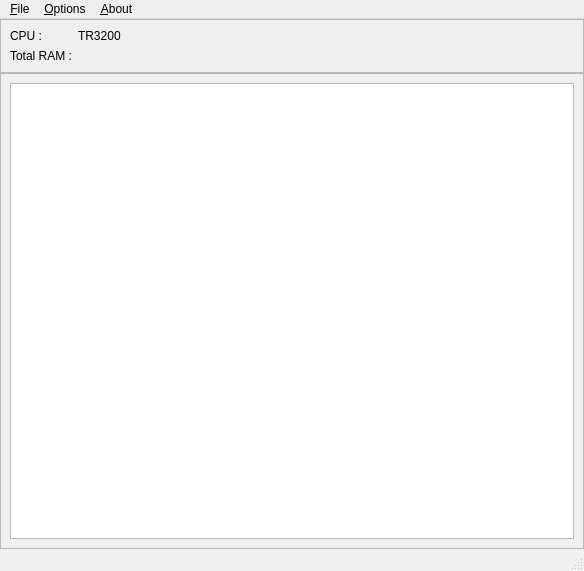
<?xml version="1.0" encoding="UTF-8"?>
<ui version="4.0">
 <class>MainWindow</class>
 <widget class="QMainWindow" name="MainWindow">
  <property name="geometry">
   <rect>
    <x>0</x>
    <y>0</y>
    <width>584</width>
    <height>571</height>
   </rect>
  </property>
  <property name="windowTitle">
   <string>MainWindow</string>
  </property>
  <widget class="QWidget" name="centralwidget">
   <layout class="QVBoxLayout" name="verticalLayout">
    <property name="spacing">
     <number>0</number>
    </property>
    <property name="leftMargin">
     <number>0</number>
    </property>
    <property name="topMargin">
     <number>0</number>
    </property>
    <property name="rightMargin">
     <number>0</number>
    </property>
    <property name="bottomMargin">
     <number>0</number>
    </property>
    <item>
     <widget class="QFrame" name="frame">
      <property name="sizePolicy">
       <sizepolicy hsizetype="Preferred" vsizetype="Minimum">
        <horstretch>0</horstretch>
        <verstretch>0</verstretch>
       </sizepolicy>
      </property>
      <property name="frameShape">
       <enum>QFrame::StyledPanel</enum>
      </property>
      <property name="frameShadow">
       <enum>QFrame::Raised</enum>
      </property>
      <layout class="QFormLayout" name="formLayout">
       <property name="fieldGrowthPolicy">
        <enum>QFormLayout::AllNonFixedFieldsGrow</enum>
       </property>
       <item row="0" column="0">
        <widget class="QLabel" name="lbl_l_CPU">
         <property name="text">
          <string>CPU :</string>
         </property>
        </widget>
       </item>
       <item row="0" column="1">
        <widget class="QLabel" name="lbl_cpu">
         <property name="text">
          <string>TR3200</string>
         </property>
        </widget>
       </item>
       <item row="1" column="0">
        <widget class="QLabel" name="lbl_l_ram">
         <property name="text">
          <string>Total RAM :</string>
         </property>
        </widget>
       </item>
       <item row="1" column="1">
        <widget class="QLabel" name="lbl_ram">
         <property name="text">
          <string/>
         </property>
        </widget>
       </item>
      </layout>
     </widget>
    </item>
    <item>
     <widget class="QFrame" name="frame_2">
      <property name="sizePolicy">
       <sizepolicy hsizetype="Preferred" vsizetype="MinimumExpanding">
        <horstretch>0</horstretch>
        <verstretch>1</verstretch>
       </sizepolicy>
      </property>
      <property name="frameShape">
       <enum>QFrame::StyledPanel</enum>
      </property>
      <property name="frameShadow">
       <enum>QFrame::Raised</enum>
      </property>
      <layout class="QGridLayout" name="gridLayout">
       <item row="0" column="0">
        <widget class="QListView" name="listView">
         <property name="sizePolicy">
          <sizepolicy hsizetype="Expanding" vsizetype="MinimumExpanding">
           <horstretch>0</horstretch>
           <verstretch>0</verstretch>
          </sizepolicy>
         </property>
        </widget>
       </item>
      </layout>
     </widget>
    </item>
   </layout>
  </widget>
  <widget class="QMenuBar" name="menubar">
   <property name="geometry">
    <rect>
     <x>0</x>
     <y>0</y>
     <width>584</width>
     <height>25</height>
    </rect>
   </property>
   <widget class="QMenu" name="menu_File">
    <property name="title">
     <string>&amp;File</string>
    </property>
    <addaction name="action_Open_ROM_file"/>
    <addaction name="separator"/>
    <addaction name="action_Exit"/>
   </widget>
   <widget class="QMenu" name="menuOptions">
    <property name="title">
     <string>&amp;Options</string>
    </property>
    <addaction name="actionSetup_Devices"/>
    <addaction name="actionSetup_CPU"/>
   </widget>
   <widget class="QMenu" name="menu_About">
    <property name="title">
     <string>&amp;About</string>
    </property>
   </widget>
   <addaction name="menu_File"/>
   <addaction name="menuOptions"/>
   <addaction name="menu_About"/>
  </widget>
  <widget class="QStatusBar" name="statusbar"/>
  <action name="action_Open_ROM_file">
   <property name="text">
    <string>&amp;Open ROM file</string>
   </property>
  </action>
  <action name="action_Exit">
   <property name="text">
    <string>&amp;Exit</string>
   </property>
  </action>
  <action name="actionSetup_Devices">
   <property name="text">
    <string>Setup Devices</string>
   </property>
  </action>
  <action name="actionSetup_CPU">
   <property name="text">
    <string>Setup CPU</string>
   </property>
  </action>
 </widget>
 <resources/>
 <connections>
  <connection>
   <sender>action_Exit</sender>
   <signal>triggered()</signal>
   <receiver>MainWindow</receiver>
   <slot>close()</slot>
   <hints>
    <hint type="sourcelabel">
     <x>-1</x>
     <y>-1</y>
    </hint>
    <hint type="destinationlabel">
     <x>399</x>
     <y>299</y>
    </hint>
   </hints>
  </connection>
  <connection>
   <sender>action_Open_ROM_file</sender>
   <signal>triggered()</signal>
   <receiver>MainWindow</receiver>
   <slot>openROMfile()</slot>
   <hints>
    <hint type="sourcelabel">
     <x>-1</x>
     <y>-1</y>
    </hint>
    <hint type="destinationlabel">
     <x>399</x>
     <y>299</y>
    </hint>
   </hints>
  </connection>
  <connection>
   <sender>actionSetup_Devices</sender>
   <signal>triggered()</signal>
   <receiver>MainWindow</receiver>
   <slot>setupDevices()</slot>
   <hints>
    <hint type="sourcelabel">
     <x>-1</x>
     <y>-1</y>
    </hint>
    <hint type="destinationlabel">
     <x>291</x>
     <y>285</y>
    </hint>
   </hints>
  </connection>
  <connection>
   <sender>actionSetup_CPU</sender>
   <signal>triggered()</signal>
   <receiver>MainWindow</receiver>
   <slot>setupCPU()</slot>
   <hints>
    <hint type="sourcelabel">
     <x>-1</x>
     <y>-1</y>
    </hint>
    <hint type="destinationlabel">
     <x>291</x>
     <y>285</y>
    </hint>
   </hints>
  </connection>
 </connections>
 <slots>
  <slot>openROMfile()</slot>
  <slot>setupCPU()</slot>
  <slot>setupDevices()</slot>
 </slots>
</ui>
